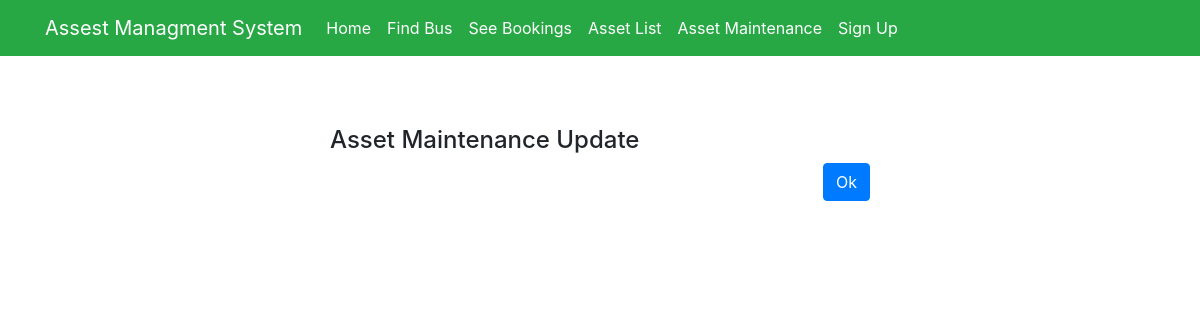
The page /assetmainupdate/73/ on the database as committed earlier.
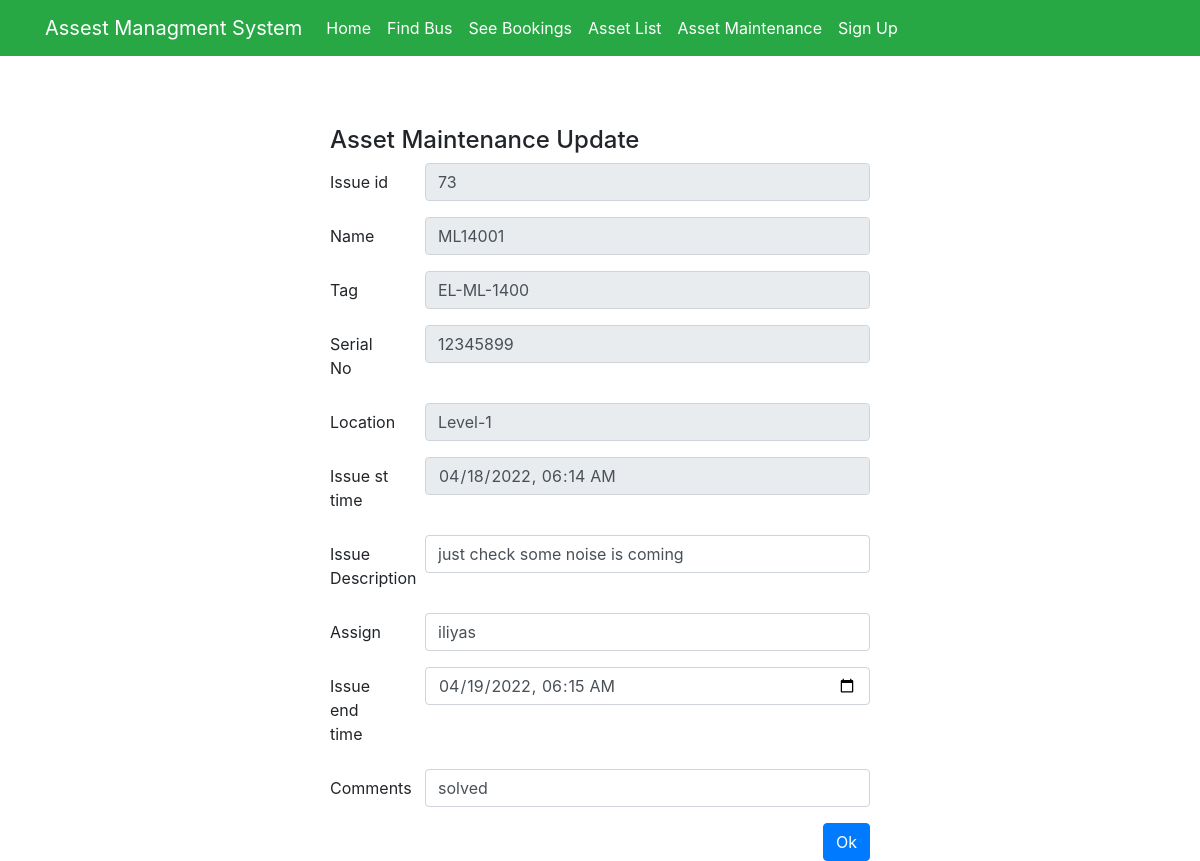
The same page on the database as committed later.
### myapp/models.py (models this page shows)
class AssetMain(models.Model):
    asset_id = models.CharField(max_length=100)
    asset_name = models.CharField(max_length=100)
    asset_tag = models.CharField(max_length=100)
    asset_serial_No = models.CharField(max_length=100)
    asset_loc = models.CharField(max_length=100)
    asset_status = models.CharField(max_length=100,null=True, default=None, blank=True)
    date_main = models.DateTimeField(blank=True, null=True,default=datetime.date.today)
    asset_desc = models.CharField(max_length=100,null=True, default=None, blank=True)
    asset_assign = models.CharField(max_length=100,null=True, default=None, blank=True)
    date_solved = models.DateTimeField(null=True, default=None, blank=True)
    asset_comments = models.CharField(max_length=100,null=True, default=None, blank=True)
    def __str__(self):
        return self.asset_name

### myapp/views.py (the view, shortened to what this page needs)
# urls.py: path('assetmainupdate/<int:pk>/', views.assetmainupdate, name="assetmainupdate"),
def assetmainupdate(request,pk,new={}):
    global id_g
    print('s1')
    print(pk)
    asset_main = AssetMain.objects.filter(id=pk)
    print(asset_main)
    asset_id_r= str(request.POST.get('Issue_id'))
    asset_assign_r = str(request.POST.get('asset_assign'))
    date_solved_r = str(request.POST.get('date_solved'))
    asset_comments_r = str(request.POST.get('asset_comments'))
    context = {}
    if request.method == 'POST':
        print('python code in')
        print(asset_id_r)
        AssetMain.objects.filter(id=asset_id_r).update(asset_assign =asset_assign_r
        ,asset_comments =asset_comments_r,date_solved=date_solved_r)
    return render(request, 'myapp/assetmainupdate.html', locals())

### myapp/templates/myapp/assetmainupdate.html (shortened to what the changed rows need)
{% extends 'myapp/base.html' %}
{% block content %}
<div class="container">
    <div class="row">
        <div class="col-sm-6 mx-auto" style="margin-top: 70px">
            <form method="post">
                {% for row in asset_main %}
                <div class="form-group row">
                    <label for="example-email-input" class="col-2 col-form-label">Issue id</label>
                    <div class="col-10">
                        <input name='Issue_id' class="form-control" type="text" id="example-email-input"value="{{row.id}}" readonly>
                    </div>
                </div>
                <div class="form-group row">
                    <label for="example-email-input" class="col-2 col-form-label">Name</label>
                    <div class="col-10">
                        <input name='asset_name' class="form-control" type="text" id="example-email-input"value="{{row.asset_name}}" readonly >
                    </div>
                </div>
                <div class="form-group row">
                    <label for="example-email-input" class="col-2 col-form-label">Tag</label>
                    <div class="col-10">
                        <input name='asset_tag' class="form-control" type="text" value="{{row.asset_tag}}" readonly>
                    </div>
                </div>
                <div class="form-group row">
                    <label for="example-email-input" class="col-2 col-form-label">Serial No</label>
                    <div class="col-10">
                        <input name='asset_serial_No' class="form-control" type="text" id="example-email-input"value="{{row.asset_serial_No}}" readonly>
                    </div>
                </div>
                <div class="form-group row">
                    <label for="example-email-input" class="col-2 col-form-label">Location</label>
                    <div class="col-10">
                        <input name='asset_loc' class="form-control" type="text" value="{{row.asset_loc}}"readonly>
                    </div>
                </div>
                <div class="form-group row">
                    <label for="example-email-input" class="col-2 col-form-label" >Issue st time</label>
                    <div class="col-10">
                        <input name='date_main' class="form-control" type="datetime-local" value="{{row.date_main|date:'Y-m-d'}}T{{row.date_main|time:'H:i:s'}}" readonly>
                    </div>
                </div>
                <div class="form-group row">
                    <label for="example-email-input" class="col-2 col-form-label">Issue Description</label>
                    <div class="col-10">
                        <input name='asset_desc' class="form-control" type="text" value="{{row.asset_desc}}">
                    </div>
                </div>
                <div class="form-group row">
                    <label for="example-email-input" class="col-2 col-form-label">Assign</label>
                    <div class="col-10">
                        <input name='asset_assign' class="form-control" type="text" value="{{row.asset_assign}}">
                    </div>
                </div>
                <div class="form-group row">
                    <label for="example-email-input" class="col-2 col-form-label" >Issue end time</label>
                    <div class="col-10">
                        <input name='date_solved' class="form-control" required="" type="datetime-local" value="{{row.date_solved|date:'Y-m-d'}}T{{row.date_solved|time:'H:i:s'}}">
                    </div>
                </div>
                <div class="form-group row">
                    <label for="example-email-input" class="col-2 col-form-label">Comments</label>
                    <div class="col-10">
                        <input name='asset_comments' class="form-control" type="text" value="{{row.asset_comments}}">
                    </div>
                </div>
                {% endfor %}
            </form>
        </div>
    </div>
</div>
{% endblock %}

Rows that differ between the two databases and show on the page:
added AssetMain: asset_tag "EL-ML-1400", asset_loc "Level-1", date_main "04/18/2022 06:14", asset_desc "just check some noise is coming", asset_assign "iliyas", date_solved "04/19/2022 06:15", asset_comments "solved"
